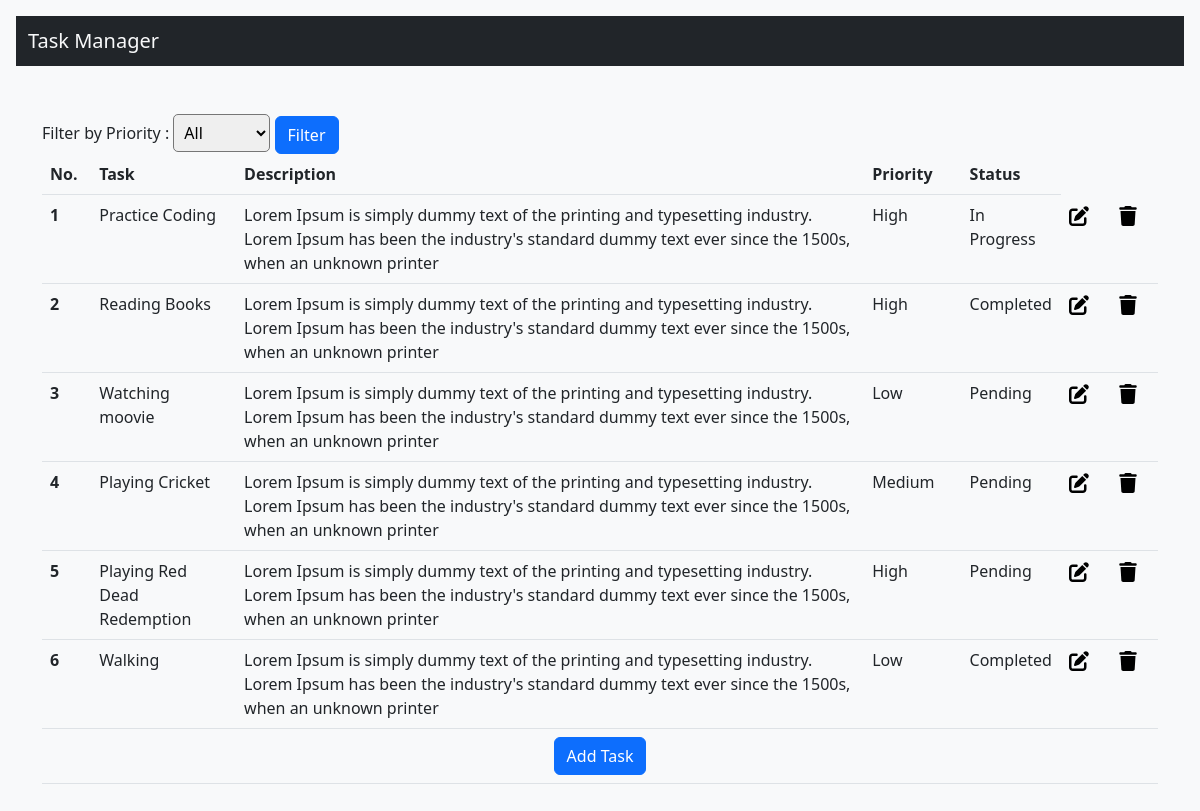
The page / on the database its author committed.
### main/models.py (models this page shows, shortened)
class Task(models.Model):
  id = models.UUIDField(primary_key=True, default=uuid.uuid4, unique=True, editable=False)
  title = models.CharField(max_length=200)
  description = models.TextField()
  priority = models.CharField(max_length=6, choices=PRIORITY)
  status = models.CharField(max_length=12, choices=STATUS)

### main/views.py (the view)
# urls.py: path('', home_view, name='home'),
def home_view(request):
    priority = request.GET.get('priority',False)
    if priority:
        tasks = task_manager.filter_tasks_by_priority(priority)
    else:
        tasks = task_manager.view_all_tasks()
    context = {
        'tasks': tasks,
        'priority':priority,
    }
    return render(request, 'views/home_view.html', context )

### main/task_manager.py (called while the page is built)
  def view_all_tasks(self):
     return Task.objects.all()

### main/templates/views/home_view.html (shortened to what this page needs)
{% extends 'base/base.html' %} {% block 'body' %}
<div class="mt-5 container">
  <form method="get" action="{% url 'home' %}">
    <label for="priority">Filter by Priority : </label>
    <select style="border-radius: 5px; padding: 6px" name="priority" id="priority">
      <option value="" {% if priority == '' %}selected{% endif %}>All</option>
    </select>
    <button class="btn btn-primary" type="submit">Filter</button>
  </form>
  <table class="table table-hover">
    <thead>
      <tr>
        <th scope="col">No.</th>
        <th scope="col">Task</th>
        <th scope="col">Description</th>
        <th scope="col">Priority</th>
        <th scope="col">Status</th>
      </tr>
    </thead>
    <tbody>
      {% for task in tasks %}
      <tr>
        <th width="50" scope="row">{{forloop.counter}}</th>
        <td width="150">{{task.title}}</td>
        <td width="700">{{task.description}}</td>
        <td width="100">{{task.priority}}</td>
        <td width="100">{{task.status}}</td>
        <td width="50">
          <svg height="20" width="20" xmlns="http://www.w3.org/2000/svg" viewBox="0 0 512 512">
            <a href="{% url 'edit_task' task.id %}">
              <path
                d="M471.6 21.7c-21.9-21.9-57.3-21.9-79.2 0L362.3 51.7l97.9 97.9 30.1-30.1c21.9-21.9 21.9-57.3 0-79.2L471.6 21.7zm-299.2 220c-6.1 6.1-10.8 13.6-13.5 21.9l-29.6 88.8c-2.9 8.6-.6 18.1 5.8 24.6s15.9 8.7 24.6 5.8l88.8-29.6c8.2-2.7 15.7-7.4 21.9-13.5L437.7 172.3 339.7 74.3 172.4 241.7zM96 64C43 64 0 107 0 160L0 416c0 53 43 96 96 96l256 0c53 0 96-43 96-96l0-96c0-17.7-14.3-32-32-32s-32 14.3-32 32l0 96c0 17.7-14.3 32-32 32L96 448c-17.7 0-32-14.3-32-32l0-256c0-17.7 14.3-32 32-32l96 0c17.7 0 32-14.3 32-32s-14.3-32-32-32L96 64z"
              />
            </a>
          </svg>
        </td>
        <td width="50">
          <svg height="20" width="20" xmlns="http://www.w3.org/2000/svg" viewBox="0 0 448 512">
            <a href="{% url 'delete_task' task.id %}">
              <path
                d="M135.2 17.7L128 32 32 32C14.3 32 0 46.3 0 64S14.3 96 32 96l384 0c17.7 0 32-14.3 32-32s-14.3-32-32-32l-96 0-7.2-14.3C307.4 6.8 296.3 0 284.2 0L163.8 0c-12.1 0-23.2 6.8-28.6 17.7zM416 128L32 128 53.2 467c1.6 25.3 22.6 45 47.9 45l245.8 0c25.3 0 46.3-19.7 47.9-45L416 128z"
              />
            </a>
          </svg>
        </td>
      </tr>
      {% endfor %}
      <tr>
        <td colspan="7" class="text-center">
          <a href="{% url 'add_task' %}"><button class="btn btn-primary">Add Task</button></a>
        </td>
      </tr>
    </tbody>
  </table>
</div>
{% endblock %}

### main/templates/base/base.html (shortened to what this page needs)
{% load static %}
<!DOCTYPE html>
<html lang="en" class="h-100">
  <head>
    <link
      href="https://cdn.jsdelivr.net/npm/bootstrap@5.2.3/dist/css/bootstrap.min.css"
      rel="stylesheet"
    />
  </head>
  <body class="p-3 mb-2 bg-light text-dark">
    <nav class="navbar bg-dark">
      <div class="container-fluid">
        <span class="text-light navbar-brand mb-0 h1">Task Manager</span>
      </div>
    </nav>
    {% block 'body' %} {% endblock %}
  </body>
</html>

### rows shown on the page
Task: title "Practice Coding", description "Lorem Ipsum is simply dummy text of the printing and typesetting industry. Lorem Ipsum has been the industry's standard dummy text ever since the 1500s, when an unknown printer", priority "High", status "In Progress"
Task: title "Reading Books", description "Lorem Ipsum is simply dummy text of the printing and typesetting industry. Lorem Ipsum has been the industry's standard dummy text ever since the 1500s, when an unknown printer", priority "High", status "Completed"
Task: title "Watching moovie", description "Lorem Ipsum is simply dummy text of the printing and typesetting industry. Lorem Ipsum has been the industry's standard dummy text ever since the 1500s, when an unknown printer", priority "Low", status "Pending"
Task: title "Playing Cricket", description "Lorem Ipsum is simply dummy text of the printing and typesetting industry. Lorem Ipsum has been the industry's standard dummy text ever since the 1500s, when an unknown printer", priority "Medium", status "Pending"
Task: title "Playing Red Dead Redemption", description "Lorem Ipsum is simply dummy text of the printing and typesetting industry. Lorem Ipsum has been the industry's standard dummy text ever since the 1500s, when an unknown printer", priority "High", status "Pending"
Task: title "Walking", description "Lorem Ipsum is simply dummy text of the printing and typesetting industry. Lorem Ipsum has been the industry's standard dummy text ever since the 1500s, when an unknown printer", priority "Low", status "Completed"
